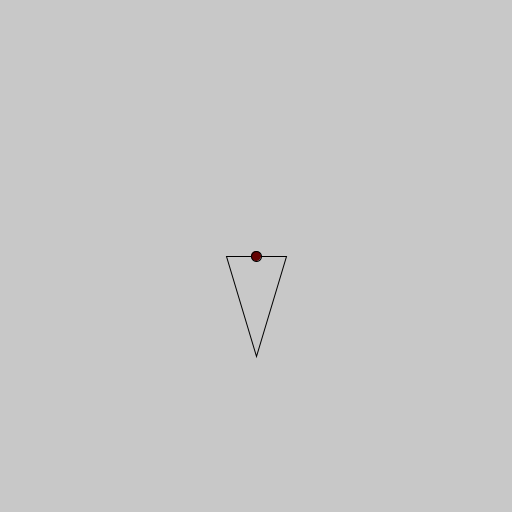
Frame 1 (no input)
Frame 60 (the mouse pressed at the canvas centre just before this capture): identical to frame 1, image omitted
Frame 120 (the mouse held since frame 60 and released just before this capture): identical to frame 1, image omitted

The Processing sketch that drew this single still picture (run headless with seeded random() and noise(); from frame 60 on, the mouse is pressed at the canvas centre):

// Processing sketch: sketch_02__230901a
// ── sketch_02__230901a.pde
Triangle t;
void setup () {
  size (512, 512);
  t = new Triangle();
}
void draw () {
  background(200);
  translate(256, 256);
  t.Draw();
}
void keyPressed() {
  float dx = 0, dy = 0;
  if (key == CODED) {
    if (keyCode == UP) {
      dy -= 10;
    }
    if (keyCode == DOWN) {
      dy += 10;
    }
    if (keyCode == LEFT) {
      dx -= 10;
    }
    if (keyCode == RIGHT) {
      dx += 10;
    }
  }
  t.Translate(dx, dy);
}

// ── Triangle.pde
class Triangle {
  PVector [] points;
  PVector center;
  Triangle() {
    points = new PVector[3];
    points[0] = new PVector (0, 100);
    points[1] = new PVector (-30, 0);
    points[2] = new PVector (30 , 0);
    center = new PVector (0, 0);
  }

  void Draw () {
    noFill();
    beginShape ();
      for (PVector p : points) {
        vertex(center.x + p.x, center.y + p.y);
      }
    endShape (CLOSE);
    fill(100, 0, 0);
    circle(center.x, center.y, 10);
  }
  
  void Translate (float dx, float dy) {
     center.add(dx, dy);
  }
}
